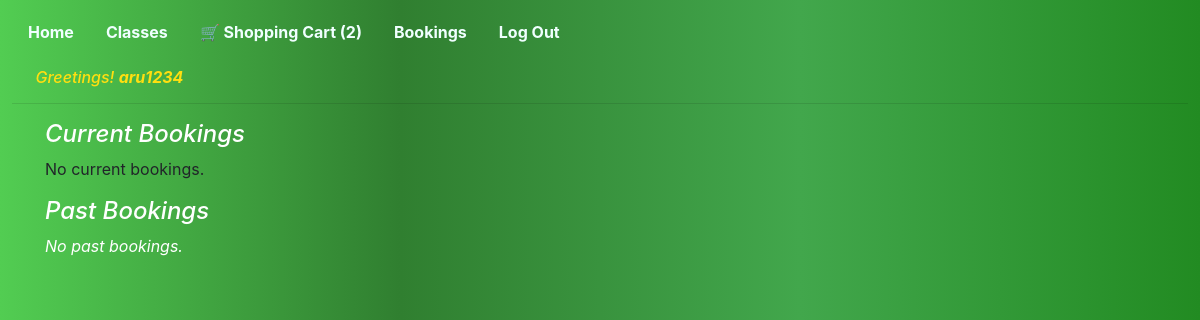
The app's page /bookings/ (signed in), older data.
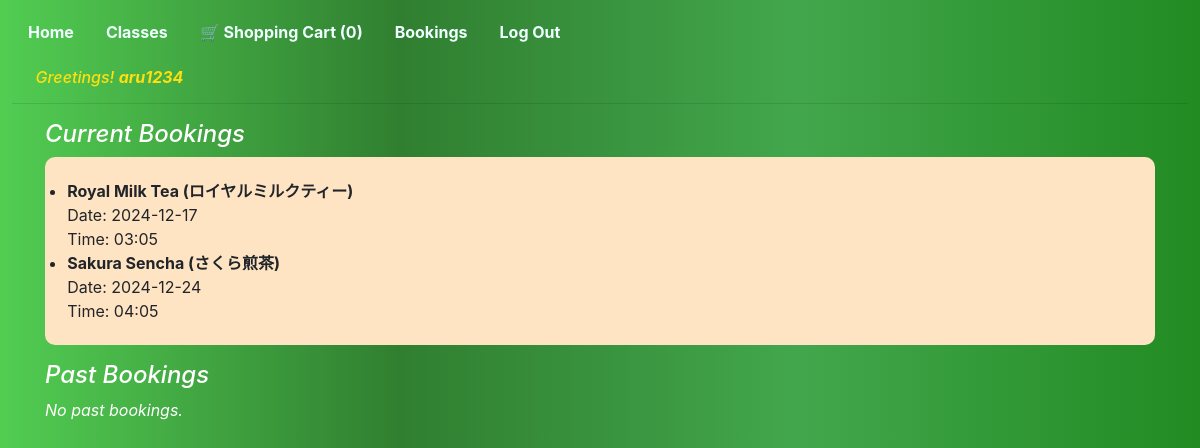
The same page, newer data.
### teabookings/models.py (models this page shows, shortened)
class BookingItem(models.Model):
    booking = models.ForeignKey(Booking, on_delete=models.CASCADE, related_name="items")
    tea_lesson = models.ForeignKey('TeaLesson', on_delete=models.CASCADE)
    quantity = models.IntegerField(default=1)
    selected_date = models.DateTimeField()
    price = models.DecimalField(max_digits=10, decimal_places=2)

class TeaLesson(models.Model):
    name = models.CharField(max_length=35)
    history = models.CharField(max_length=1000)
    price = models.IntegerField()
    itemsNeeded = models.CharField(max_length=1000)
    time = models.IntegerField()
    difficulty = models.CharField(max_length=15)
    imgUrl = models.CharField(max_length=500)
    favorite = models.ManyToManyField(User, blank=True, null=True, related_name="favoritelist")

### teabookings/views.py (the view)
# urls.py: path("bookings/", views.displaybookings, name="displaybookings"),
def displaybookings(request):
    if not request.user.is_authenticated:
        return redirect('login')
    current_booking_items = BookingItem.objects.filter(
        booking__user=request.user,
        selected_date__gte=now()
    ).order_by('selected_date')
    past_booking_items = BookingItem.objects.filter(
        booking__user=request.user,
        selected_date__lt=now()
    ).order_by('-selected_date')
    return render(request, 'teabookings/bookings.html', {
        'current_booking_items': current_booking_items,
        'past_booking_items': past_booking_items,
    })

### teabookings/contextprocessors.py (called while the page is built)
def cart_count(request):
    if request.user.is_authenticated:
        cart = Cart.objects.filter(user=request.user).first()
        return {'cart_count': cart.items.count() if cart else 0}
    return {'cart_count': 0}

### teabookings/templates/teabookings/bookings.html
{% extends "teabookings/layout.html" %}
{% load static %}
{% block body %}
<div class="container">
    <h4 class="bookingheading">Current Bookings</h4>
    {% if current_booking_items %}
        <ul  class="bookinglist">
            {% for item in current_booking_items %}
                <li>
                    <strong>{{ item.tea_lesson.name }}</strong><br>
                    Date: {{ item.selected_date|date:"Y-m-d" }}<br>
                    Time: {{ item.selected_date|time:"H:i" }}
                </li>
            {% endfor %}
        </ul>
    {% else %}
        <p>No current bookings.</p>
    {% endif %}
    <h4 class="bookingheading" >Past Bookings</h4>
    {% if past_booking_items %}
        <ul class="bookinglist">
            {% for item in past_booking_items %}
                <li>
                    <strong>{{ item.tea_lesson.name }}</strong><br>
                    Date: {{ item.selected_date|date:"Y-m-d" }}<br>
                    Time: {{ item.selected_date|time:"H:i" }}
                </li>
            {% endfor %}
        </ul>
    {% else %}
        <p class="bookingheading"> No past bookings.</p>
    {% endif %}
</div>
{% endblock %}

### teabookings/templates/teabookings/layout.html (shortened to what this page needs)
{% load static %}
<!DOCTYPE html>
<html lang="en">
    <head>
        <link rel="stylesheet" href="https://stackpath.bootstrapcdn.com/bootstrap/4.4.1/css/bootstrap.min.css">
        <link href="{% static 'teabookings/styles.css' %}" rel="stylesheet">
    </head>
    <body>
        <ul class="nav">
            <li class="nav-item">
                <a class="nav-link" href="{% url 'index' %}">Home</a>
            </li>
            <li class="nav-item">
                <a class="nav-link" href="{% url 'tealessons' %}">Classes</a>
            </li>
            {% if user.is_authenticated %}
            <li class="nav-item">
                <a class="nav-link" href="{% url 'displaycart' %}"> 🛒 Shopping Cart (<span class="cart-count">{{ cart_count }}</span>)</a>
            </li>
                <li class="nav-item">
                    <a class="nav-link" href="{% url 'displaybookings' %}">Bookings</a>
                </li>
                <li class="nav-item">
                    <a class="nav-link" href="{% url 'logout' %}">Log Out</a>
                </li>
            {% endif %}
        </ul>
        <p>
                {% if user.is_authenticated %}
                   <h6 class="greeting" > Greetings! <strong>{{ user.username }}</strong></h6>
                {% endif %}
        </p>
        <hr>
        {% block body %}
        {% endblock %}
    </body>
</html>

Row changes from the older to the newer data that the page shows:
added BookingItem: tea_lesson.name "Royal Milk Tea (ロイヤルミルクティー)", selected_date "2024-12-17", selected_date "03:05"
added BookingItem: tea_lesson.name "Sakura Sencha (さくら煎茶)", selected_date "2024-12-24", selected_date "04:05"
Text that changed along with them:
{{ cart_count }}: "2" → "0"
text no longer shown: "No current bookings."
